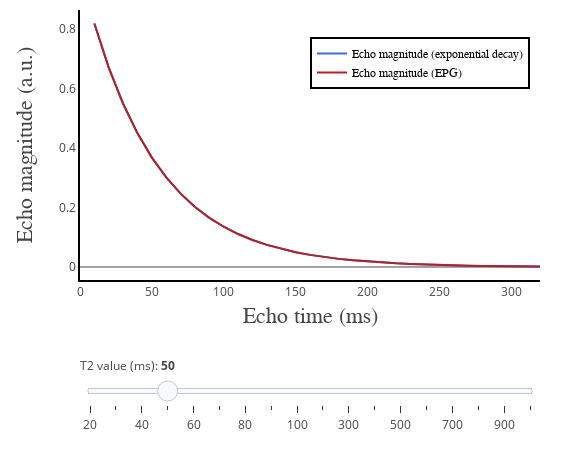

This figure's notebook cell:
### Code cell
# Python code to generate interactive figure

init_notebook_mode(connected=True)

data1 = [dict(
        visible = False,
        line=dict(color='royalblue'),
        x = t,
        y = np.squeeze(np.asarray(echoes_mono_t2[ii,:])),
        name = 'Echo magnitude (exponential decay)',
        text = 'Echo magnitude (exponential decay)',
        hoverinfo = 'x+y+text') for ii in range(len(T2))]

data1[3]['visible'] = True

data2 = [dict(
        visible = False,
        line=dict(color='firebrick'),
        x = t,
        y = np.squeeze(np.asarray(echoes_epg_t2[ii,:])),
        name = 'Echo magnitude (EPG)',
        text = 'Echo magnitude (EPG)',
        hoverinfo = 'x+y+text') for ii in range(len(T2))]

data2[3]['visible'] = True

data = data1 + data2

steps = []
for i in range(len(T2)):
    step = dict(
        method = 'restyle',  
        args = ['visible', [False] * len(data1)],
        label = str(T2[i])
        )
    step['args'][1][i] = True # Toggle i'th trace to "visible"
    steps.append(step)

sliders=[
    dict(
        x = 0,
        y = -0.09,
        active = 3,
        currentvalue = {"prefix": "T2 value (ms): <b>"},
        pad = {"t": 50, "b": 10},
        steps = steps)]

layout = go.Layout(
    width=580,
    height=450,
    margin=go.layout.Margin(
        l=80,
        r=40,
        b=60,
        t=10,
    ),
    annotations=[
        dict(
            x=0.50,
            y=-0.18,
            showarrow=False,
            text='Echo time (ms)',
            font=dict(
                family='Times New Roman',
                size=22
            ),
            xref='paper',
            yref='paper'
        ),
        dict(
            x=-0.15,
            y=0.5,
            showarrow=False,
            text='Echo magnitude (a.u.)',
            font=dict(
                family='Times New Roman',
                size=22
            ),
            textangle=-90,
            xref='paper',
            yref='paper'
        )
    ],
    xaxis=dict(
        autorange=False,
        range=[0, t[-1]],
        showgrid=False,
        linecolor='black',
        linewidth=2
    ),
    yaxis=dict(
        autorange=True,
        showgrid=False,
        linecolor='black',
        linewidth=2
    ),
    legend=dict(
        x=0.5,
        y=0.9,
        traceorder='normal',
        font=dict(
            family='Times New Roman',
            size=12,
            color='#000'
        ),
        bordercolor='#000000',
        borderwidth=2
    ), 
    sliders=sliders
)

fig = dict(data=data, layout=layout)

iplot(fig, filename = 'basic-line', config = config)

### Figure 1 — Plotly figure (JSON) as saved in the notebook; plotly's stock layout.template omitted (floating-point values rounded to 4 significant figures)
{"data": [{"hoverinfo": "x+y+text", "line": {"color": "royalblue"}, "name": "Echo magnitude (exponential decay)", "text": "Echo magnitude (exponential decay)", "type": "scatter", "uid": "93971054-d5a0-47a1-b7a9-811bda0a70ec", "visible": false, "x": [10, 20, 30, 40, 50, 60, 70, 80, 90, 100, 110, 120, 130, 140, 150, 160, 170, 180, 190, 200, 210, 220, 230, 240, 250, 260, 270, 280, 290, 300, 310, 320], "y": [0.6065, 0.3679, 0.2231, 0.1353, 0.08208, 0.04979, 0.0302, 0.01832, 0.01111, 0.006738, 0.004087, 0.002479, 0.001503, 0.0009119, 0.0005531, 0.0003355, 0.0002035, 0.0001234, 7.485e-05, 4.54e-05, 2.754e-05, 1.67e-05, 1.013e-05, 6.144e-06, 3.727e-06, 2.26e-06, 1.371e-06, 8.315e-07, 5.043e-07, 3.059e-07, 1.855e-07, 1.125e-07]}, {"hoverinfo": "x+y+text", "line": {"color": "royalblue"}, "name": "Echo magnitude (exponential decay)", "text": "Echo magnitude (exponential decay)", "type": "scatter", "uid": "a8a03b04-cb91-472c-b389-4fb36224355f", "visible": false, "x": [10, 20, 30, 40, 50, 60, 70, 80, 90, 100, 110, 120, 130, 140, 150, 160, 170, 180, 190, 200, 210, 220, 230, 240, 250, 260, 270, 280, 290, 300, 310, 320], "y": [0.7165, 0.5134, 0.3679, 0.2636, 0.1889, 0.1353, 0.09697, 0.06948, 0.04979, 0.03567, 0.02556, 0.01832, 0.01312, 0.009404, 0.006738, 0.004828, 0.003459, 0.002479, 0.001776, 0.001273, 0.0009119, 0.0006534, 0.0004682, 0.0003355, 0.0002404, 0.0001722, 0.0001234, 8.843e-05, 6.336e-05, 4.54e-05, 3.253e-05, 2.331e-05]}, {"hoverinfo": "x+y+text", "line": {"color": "royalblue"}, "name": "Echo magnitude (exponential decay)", "text": "Echo magnitude (exponential decay)", "type": "scatter", "uid": "b7e2bc55-63e9-4e7d-8129-4aaa7084f9cf", "visible": false, "x": [10, 20, 30, 40, 50, 60, 70, 80, 90, 100, 110, 120, 130, 140, 150, 160, 170, 180, 190, 200, 210, 220, 230, 240, 250, 260, 270, 280, 290, 300, 310, 320], "y": [0.7788, 0.6065, 0.4724, 0.3679, 0.2865, 0.2231, 0.1738, 0.1353, 0.1054, 0.08208, 0.06393, 0.04979, 0.03877, 0.0302, 0.02352, 0.01832, 0.01426, 0.01111, 0.008652, 0.006738, 0.005248, 0.004087, 0.003183, 0.002479, 0.00193, 0.001503, 0.001171, 0.0009119, 0.0007102, 0.0005531, 0.0004307, 0.0003355]}, {"hoverinfo": "x+y+text", "line": {"color": "royalblue"}, "name": "Echo magnitude (exponential decay)", "text": "Echo magnitude (exponential decay)", "type": "scatter", "uid": "01f2fc76-f57e-4839-8aca-01944b29a49e", "visible": true, "x": [10, 20, 30, 40, 50, 60, 70, 80, 90, 100, 110, 120, 130, 140, 150, 160, 170, 180, 190, 200, 210, 220, 230, 240, 250, 260, 270, 280, 290, 300, 310, 320], "y": [0.8187, 0.6703, 0.5488, 0.4493, 0.3679, 0.3012, 0.2466, 0.2019, 0.1653, 0.1353, 0.1108, 0.09072, 0.07427, 0.06081, 0.04979, 0.04076, 0.03337, 0.02732, 0.02237, 0.01832, 0.015, 0.01228, 0.01005, 0.00823, 0.006738, 0.005517, 0.004517, 0.003698, 0.003028, 0.002479, 0.002029, 0.001662]}, {"hoverinfo": "x+y+text", "line": {"color": "royalblue"}, "name": "Echo magnitude (exponential decay)", "text": "Echo magnitude (exponential decay)", "type": "scatter", "uid": "64a0d93d-e4f7-4da1-84d0-073f376db299", "visible": false, "x": [10, 20, 30, 40, 50, 60, 70, 80, 90, 100, 110, 120, 130, 140, 150, 160, 170, 180, 190, 200, 210, 220, 230, 240, 250, 260, 270, 280, 290, 300, 310, 320], "y": [0.8465, 0.7165, 0.6065, 0.5134, 0.4346, 0.3679, 0.3114, 0.2636, 0.2231, 0.1889, 0.1599, 0.1353, 0.1146, 0.09697, 0.08208, 0.06948, 0.05882, 0.04979, 0.04214, 0.03567, 0.0302, 0.02556, 0.02164, 0.01832, 0.0155, 0.01312, 0.01111, 0.009404, 0.00796, 0.006738, 0.005704, 0.004828]}, {"hoverinfo": "x+y+text", "line": {"color": "royalblue"}, "name": "Echo magnitude (exponential decay)", "text": "Echo magnitude (exponential decay)", "type": "scatter", "uid": "9e41f205-55c5-4328-b329-f905b0e130ff", "visible": false, "x": [10, 20, 30, 40, 50, 60, 70, 80, 90, 100, 110, 120, 130, 140, 150, 160, 170, 180, 190, 200, 210, 220, 230, 240, 250, 260, 270, 280, 290, 300, 310, 320], "y": [0.8669, 0.7515, 0.6514, 0.5647, 0.4895, 0.4244, 0.3679, 0.3189, 0.2765, 0.2397, 0.2077, 0.1801, 0.1561, 0.1353, 0.1173, 0.1017, 0.08816, 0.07643, 0.06625, 0.05743, 0.04979, 0.04316, 0.03741, 0.03243, 0.02812, 0.02437, 0.02113, 0.01832, 0.01588, 0.01376, 0.01193, 0.01034]}, {"hoverinfo": "x+y+text", "line": {"color": "royalblue"}, "name": "Echo magnitude (exponential decay)", "text": "Echo magnitude (exponential decay)", "type": "scatter", "uid": "27070582-41bb-4bd7-8df3-97029b5a1ab1", "visible": false, "x": [10, 20, 30, 40, 50, 60, 70, 80, 90, 100, 110, 120, 130, 140, 150, 160, 170, 180, 190, 200, 210, 220, 230, 240, 250, 260, 270, 280, 290, 300, 310, 320], "y": [0.8825, 0.7788, 0.6873, 0.6065, 0.5353, 0.4724, 0.4169, 0.3679, 0.3247, 0.2865, 0.2528, 0.2231, 0.1969, 0.1738, 0.1534, 0.1353, 0.1194, 0.1054, 0.09301, 0.08208, 0.07244, 0.06393, 0.05642, 0.04979, 0.04394, 0.03877, 0.03422, 0.0302, 0.02665, 0.02352, 0.02075, 0.01832]}, {"hoverinfo": "x+y+text", "line": {"color": "royalblue"}, "name": "Echo magnitude (exponential decay)", "text": "Echo magnitude (exponential decay)", "type": "scatter", "uid": "a985bb15-0a78-4ab4-8a5c-8690930c7b52", "visible": false, "x": [10, 20, 30, 40, 50, 60, 70, 80, 90, 100, 110, 120, 130, 140, 150, 160, 170, 180, 190, 200, 210, 220, 230, 240, 250, 260, 270, 280, 290, 300, 310, 320], "y": [0.8948, 0.8007, 0.7165, 0.6412, 0.5738, 0.5134, 0.4594, 0.4111, 0.3679, 0.3292, 0.2946, 0.2636, 0.2359, 0.2111, 0.1889, 0.169, 0.1512, 0.1353, 0.1211, 0.1084, 0.09697, 0.08677, 0.07765, 0.06948, 0.06218, 0.05564, 0.04979, 0.04455, 0.03987, 0.03567, 0.03192, 0.02857]}, {"hoverinfo": "x+y+text", "line": {"color": "royalblue"}, "name": "Echo magnitude (exponential decay)", "text": "Echo magnitude (exponential decay)", "type": "scatter", "uid": "2d677069-8c10-4925-9533-34db406ff57e", "visible": false, "x": [10, 20, 30, 40, 50, 60, 70, 80, 90, 100, 110, 120, 130, 140, 150, 160, 170, 180, 190, 200, 210, 220, 230, 240, 250, 260, 270, 280, 290, 300, 310, 320], "y": [0.9048, 0.8187, 0.7408, 0.6703, 0.6065, 0.5488, 0.4966, 0.4493, 0.4066, 0.3679, 0.3329, 0.3012, 0.2725, 0.2466, 0.2231, 0.2019, 0.1827, 0.1653, 0.1496, 0.1353, 0.1225, 0.1108, 0.1003, 0.09072, 0.08208, 0.07427, 0.06721, 0.06081, 0.05502, 0.04979, 0.04505, 0.04076]}, {"hoverinfo": "x+y+text", "line": {"color": "royalblue"}, "name": "Echo magnitude (exponential decay)", "text": "Echo magnitude (exponential decay)", "type": "scatter", "uid": "3a55bffd-4e53-4ad6-8a30-60921e52f3a8", "visible": false, "x": [10, 20, 30, 40, 50, 60, 70, 80, 90, 100, 110, 120, 130, 140, 150, 160, 170, 180, 190, 200, 210, 220, 230, 240, 250, 260, 270, 280, 290, 300, 310, 320], "y": [0.9512, 0.9048, 0.8607, 0.8187, 0.7788, 0.7408, 0.7047, 0.6703, 0.6376, 0.6065, 0.5769, 0.5488, 0.522, 0.4966, 0.4724, 0.4493, 0.4274, 0.4066, 0.3867, 0.3679, 0.3499, 0.3329, 0.3166, 0.3012, 0.2865, 0.2725, 0.2592, 0.2466, 0.2346, 0.2231, 0.2122, 0.2019]}, {"hoverinfo": "x+y+text", "line": {"color": "royalblue"}, "name": "Echo magnitude (exponential decay)", "text": "Echo magnitude (exponential decay)", "type": "scatter", "uid": "b029415a-51a2-47af-9758-d4af74f7f749", "visible": false, "x": [10, 20, 30, 40, 50, 60, 70, 80, 90, 100, 110, 120, 130, 140, 150, 160, 170, 180, 190, 200, 210, 220, 230, 240, 250, 260, 270, 280, 290, 300, 310, 320], "y": [0.9672, 0.9355, 0.9048, 0.8752, 0.8465, 0.8187, 0.7919, 0.7659, 0.7408, 0.7165, 0.693, 0.6703, 0.6483, 0.6271, 0.6065, 0.5866, 0.5674, 0.5488, 0.5308, 0.5134, 0.4966, 0.4803, 0.4646, 0.4493, 0.4346, 0.4204, 0.4066, 0.3932, 0.3803, 0.3679, 0.3558, 0.3442]}, {"hoverinfo": "x+y+text", "line": {"color": "royalblue"}, "name": "Echo magnitude (exponential decay)", "text": "Echo magnitude (exponential decay)", "type": "scatter", "uid": "7af9a93d-4e67-4ba7-a5c5-638ee2bd16a4", "visible": false, "x": [10, 20, 30, 40, 50, 60, 70, 80, 90, 100, 110, 120, 130, 140, 150, 160, 170, 180, 190, 200, 210, 220, 230, 240, 250, 260, 270, 280, 290, 300, 310, 320], "y": [0.9753, 0.9512, 0.9277, 0.9048, 0.8825, 0.8607, 0.8395, 0.8187, 0.7985, 0.7788, 0.7596, 0.7408, 0.7225, 0.7047, 0.6873, 0.6703, 0.6538, 0.6376, 0.6219, 0.6065, 0.5916, 0.5769, 0.5627, 0.5488, 0.5353, 0.522, 0.5092, 0.4966, 0.4843, 0.4724, 0.4607, 0.4493]}, {"hoverinfo": "x+y+text", "line": {"color": "royalblue"}, "name": "Echo magnitude (exponential decay)", "text": "Echo magnitude (exponential decay)", "type": "scatter", "uid": "5cc299a3-2f94-4e8f-87ab-0b92687035f2", "visible": false, "x": [10, 20, 30, 40, 50, 60, 70, 80, 90, 100, 110, 120, 130, 140, 150, 160, 170, 180, 190, 200, 210, 220, 230, 240, 250, 260, 270, 280, 290, 300, 310, 320], "y": [0.9802, 0.9608, 0.9418, 0.9231, 0.9048, 0.8869, 0.8694, 0.8521, 0.8353, 0.8187, 0.8025, 0.7866, 0.7711, 0.7558, 0.7408, 0.7261, 0.7118, 0.6977, 0.6839, 0.6703, 0.657, 0.644, 0.6313, 0.6188, 0.6065, 0.5945, 0.5827, 0.5712, 0.5599, 0.5488, 0.5379, 0.5273]}, {"hoverinfo": "x+y+text", "line": {"color": "royalblue"}, "name": "Echo magnitude (exponential decay)", "text": "Echo magnitude (exponential decay)", "type": "scatter", "uid": "5c676c59-0a1e-4396-ba3b-bf9c8e4721e8", "visible": false, "x": [10, 20, 30, 40, 50, 60, 70, 80, 90, 100, 110, 120, 130, 140, 150, 160, 170, 180, 190, 200, 210, 220, 230, 240, 250, 260, 270, 280, 290, 300, 310, 320], "y": [0.9835, 0.9672, 0.9512, 0.9355, 0.92, 0.9048, 0.8899, 0.8752, 0.8607, 0.8465, 0.8325, 0.8187, 0.8052, 0.7919, 0.7788, 0.7659, 0.7533, 0.7408, 0.7286, 0.7165, 0.7047, 0.693, 0.6816, 0.6703, 0.6592, 0.6483, 0.6376, 0.6271, 0.6167, 0.6065, 0.5965, 0.5866]}, {"hoverinfo": "x+y+text", "line": {"color": "royalblue"}, "name": "Echo magnitude (exponential decay)", "text": "Echo magnitude (exponential decay)", "type": "scatter", "uid": "72df4b2b-df3d-40b2-9903-2777a883b361", "visible": false, "x": [10, 20, 30, 40, 50, 60, 70, 80, 90, 100, 110, 120, 130, 140, 150, 160, 170, 180, 190, 200, 210, 220, 230, 240, 250, 260, 270, 280, 290, 300, 310, 320], "y": [0.9858, 0.9718, 0.958, 0.9445, 0.9311, 0.9179, 0.9048, 0.892, 0.8794, 0.8669, 0.8546, 0.8425, 0.8305, 0.8187, 0.8071, 0.7957, 0.7844, 0.7733, 0.7623, 0.7515, 0.7408, 0.7303, 0.72, 0.7097, 0.6997, 0.6897, 0.68, 0.6703, 0.6608, 0.6514, 0.6422, 0.6331]}, {"hoverinfo": "x+y+text", "line": {"color": "royalblue"}, "name": "Echo magnitude (exponential decay)", "text": "Echo magnitude (exponential decay)", "type": "scatter", "uid": "6166e2c1-25c8-419e-8e9c-ac3e982dc6cc", "visible": false, "x": [10, 20, 30, 40, 50, 60, 70, 80, 90, 100, 110, 120, 130, 140, 150, 160, 170, 180, 190, 200, 210, 220, 230, 240, 250, 260, 270, 280, 290, 300, 310, 320], "y": [0.9876, 0.9753, 0.9632, 0.9512, 0.9394, 0.9277, 0.9162, 0.9048, 0.8936, 0.8825, 0.8715, 0.8607, 0.85, 0.8395, 0.829, 0.8187, 0.8086, 0.7985, 0.7886, 0.7788, 0.7691, 0.7596, 0.7501, 0.7408, 0.7316, 0.7225, 0.7136, 0.7047, 0.6959, 0.6873, 0.6788, 0.6703]}, {"hoverinfo": "x+y+text", "line": {"color": "royalblue"}, "name": "Echo magnitude (exponential decay)", "text": "Echo magnitude (exponential decay)", "type": "scatter", "uid": "cd25c800-2139-4da9-8f25-fdc2956a6935", "visible": false, "x": [10, 20, 30, 40, 50, 60, 70, 80, 90, 100, 110, 120, 130, 140, 150, 160, 170, 180, 190, 200, 210, 220, 230, 240, 250, 260, 270, 280, 290, 300, 310, 320], "y": [0.989, 0.978, 0.9672, 0.9565, 0.946, 0.9355, 0.9252, 0.9149, 0.9048, 0.8948, 0.885, 0.8752, 0.8655, 0.8559, 0.8465, 0.8371, 0.8279, 0.8187, 0.8097, 0.8007, 0.7919, 0.7831, 0.7745, 0.7659, 0.7575, 0.7491, 0.7408, 0.7326, 0.7245, 0.7165, 0.7086, 0.7008]}, {"hoverinfo": "x+y+text", "line": {"color": "royalblue"}, "name": "Echo magnitude (exponential decay)", "text": "Echo magnitude (exponential decay)", "type": "scatter", "uid": "83534564-e5ea-4596-9b0d-288384a5d24b", "visible": false, "x": [10, 20, 30, 40, 50, 60, 70, 80, 90, 100, 110, 120, 130, 140, 150, 160, 170, 180, 190, 200, 210, 220, 230, 240, 250, 260, 270, 280, 290, 300, 310, 320], "y": [0.99, 0.9802, 0.9704, 0.9608, 0.9512, 0.9418, 0.9324, 0.9231, 0.9139, 0.9048, 0.8958, 0.8869, 0.8781, 0.8694, 0.8607, 0.8521, 0.8437, 0.8353, 0.827, 0.8187, 0.8106, 0.8025, 0.7945, 0.7866, 0.7788, 0.7711, 0.7634, 0.7558, 0.7483, 0.7408, 0.7334, 0.7261]}, {"hoverinfo": "x+y+text", "line": {"color": "firebrick"}, "name": "Echo magnitude (EPG)", "text": "Echo magnitude (EPG)", "type": "scatter", "uid": "4b64ebd1-548f-43c8-8dd6-8ef416247e63", "visible": false, "x": [10, 20, 30, 40, 50, 60, 70, 80, 90, 100, 110, 120, 130, 140, 150, 160, 170, 180, 190, 200, 210, 220, 230, 240, 250, 260, 270, 280, 290, 300, 310, 320], "y": [0.6065, 0.3679, 0.2231, 0.1353, 0.08208, 0.04979, 0.0302, 0.01832, 0.01111, 0.006738, 0.004087, 0.002479, 0.001503, 0.0009119, 0.0005531, 0.0003355, 0.0002035, 0.0001234, 7.485e-05, 4.54e-05, 2.754e-05, 1.67e-05, 1.013e-05, 6.144e-06, 3.727e-06, 2.26e-06, 1.371e-06, 8.315e-07, 5.043e-07, 3.059e-07, 1.855e-07, 1.125e-07]}, {"hoverinfo": "x+y+text", "line": {"color": "firebrick"}, "name": "Echo magnitude (EPG)", "text": "Echo magnitude (EPG)", "type": "scatter", "uid": "9322edfe-3a11-4368-91ea-03e2b011ba6d", "visible": false, "x": [10, 20, 30, 40, 50, 60, 70, 80, 90, 100, 110, 120, 130, 140, 150, 160, 170, 180, 190, 200, 210, 220, 230, 240, 250, 260, 270, 280, 290, 300, 310, 320], "y": [0.7165, 0.5134, 0.3679, 0.2636, 0.1889, 0.1353, 0.09697, 0.06948, 0.04979, 0.03567, 0.02556, 0.01832, 0.01312, 0.009404, 0.006738, 0.004828, 0.003459, 0.002479, 0.001776, 0.001273, 0.0009119, 0.0006534, 0.0004682, 0.0003355, 0.0002404, 0.0001722, 0.0001234, 8.843e-05, 6.336e-05, 4.54e-05, 3.253e-05, 2.331e-05]}, {"hoverinfo": "x+y+text", "line": {"color": "firebrick"}, "name": "Echo magnitude (EPG)", "text": "Echo magnitude (EPG)", "type": "scatter", "uid": "d633b961-63c7-42dc-b4f1-7d0469d4cf3f", "visible": false, "x": [10, 20, 30, 40, 50, 60, 70, 80, 90, 100, 110, 120, 130, 140, 150, 160, 170, 180, 190, 200, 210, 220, 230, 240, 250, 260, 270, 280, 290, 300, 310, 320], "y": [0.7788, 0.6065, 0.4724, 0.3679, 0.2865, 0.2231, 0.1738, 0.1353, 0.1054, 0.08208, 0.06393, 0.04979, 0.03877, 0.0302, 0.02352, 0.01832, 0.01426, 0.01111, 0.008652, 0.006738, 0.005248, 0.004087, 0.003183, 0.002479, 0.00193, 0.001503, 0.001171, 0.0009119, 0.0007102, 0.0005531, 0.0004307, 0.0003355]}, {"hoverinfo": "x+y+text", "line": {"color": "firebrick"}, "name": "Echo magnitude (EPG)", "text": "Echo magnitude (EPG)", "type": "scatter", "uid": "e79b2176-dbdb-48b6-8f63-3d4d3f6adc7a", "visible": true, "x": [10, 20, 30, 40, 50, 60, 70, 80, 90, 100, 110, 120, 130, 140, 150, 160, 170, 180, 190, 200, 210, 220, 230, 240, 250, 260, 270, 280, 290, 300, 310, 320], "y": [0.8187, 0.6703, 0.5488, 0.4493, 0.3679, 0.3012, 0.2466, 0.2019, 0.1653, 0.1353, 0.1108, 0.09072, 0.07427, 0.06081, 0.04979, 0.04076, 0.03337, 0.02732, 0.02237, 0.01832, 0.015, 0.01228, 0.01005, 0.00823, 0.006738, 0.005517, 0.004517, 0.003698, 0.003028, 0.002479, 0.002029, 0.001662]}, {"hoverinfo": "x+y+text", "line": {"color": "firebrick"}, "name": "Echo magnitude (EPG)", "text": "Echo magnitude (EPG)", "type": "scatter", "uid": "2c6357e8-7cec-4448-91d8-1ffdb4fff0f5", "visible": false, "x": [10, 20, 30, 40, 50, 60, 70, 80, 90, 100, 110, 120, 130, 140, 150, 160, 170, 180, 190, 200, 210, 220, 230, 240, 250, 260, 270, 280, 290, 300, 310, 320], "y": [0.8465, 0.7165, 0.6065, 0.5134, 0.4346, 0.3679, 0.3114, 0.2636, 0.2231, 0.1889, 0.1599, 0.1353, 0.1146, 0.09697, 0.08208, 0.06948, 0.05882, 0.04979, 0.04214, 0.03567, 0.0302, 0.02556, 0.02164, 0.01832, 0.0155, 0.01312, 0.01111, 0.009404, 0.00796, 0.006738, 0.005704, 0.004828]}, {"hoverinfo": "x+y+text", "line": {"color": "firebrick"}, "name": "Echo magnitude (EPG)", "text": "Echo magnitude (EPG)", "type": "scatter", "uid": "34039635-3fb6-4215-ae1a-df208701127f", "visible": false, "x": [10, 20, 30, 40, 50, 60, 70, 80, 90, 100, 110, 120, 130, 140, 150, 160, 170, 180, 190, 200, 210, 220, 230, 240, 250, 260, 270, 280, 290, 300, 310, 320], "y": [0.8669, 0.7515, 0.6514, 0.5647, 0.4895, 0.4244, 0.3679, 0.3189, 0.2765, 0.2397, 0.2077, 0.1801, 0.1561, 0.1353, 0.1173, 0.1017, 0.08816, 0.07643, 0.06625, 0.05743, 0.04979, 0.04316, 0.03741, 0.03243, 0.02812, 0.02437, 0.02113, 0.01832, 0.01588, 0.01376, 0.01193, 0.01034]}, {"hoverinfo": "x+y+text", "line": {"color": "firebrick"}, "name": "Echo magnitude (EPG)", "text": "Echo magnitude (EPG)", "type": "scatter", "uid": "27ed0150-138c-4b54-8da2-5bf4ecfb3f5f", "visible": false, "x": [10, 20, 30, 40, 50, 60, 70, 80, 90, 100, 110, 120, 130, 140, 150, 160, 170, 180, 190, 200, 210, 220, 230, 240, 250, 260, 270, 280, 290, 300, 310, 320], "y": [0.8825, 0.7788, 0.6873, 0.6065, 0.5353, 0.4724, 0.4169, 0.3679, 0.3247, 0.2865, 0.2528, 0.2231, 0.1969, 0.1738, 0.1534, 0.1353, 0.1194, 0.1054, 0.09301, 0.08208, 0.07244, 0.06393, 0.05642, 0.04979, 0.04394, 0.03877, 0.03422, 0.0302, 0.02665, 0.02352, 0.02075, 0.01832]}, {"hoverinfo": "x+y+text", "line": {"color": "firebrick"}, "name": "Echo magnitude (EPG)", "text": "Echo magnitude (EPG)", "type": "scatter", "uid": "785fea1e-fe18-4796-9021-109fd16496d8", "visible": false, "x": [10, 20, 30, 40, 50, 60, 70, 80, 90, 100, 110, 120, 130, 140, 150, 160, 170, 180, 190, 200, 210, 220, 230, 240, 250, 260, 270, 280, 290, 300, 310, 320], "y": [0.8948, 0.8007, 0.7165, 0.6412, 0.5738, 0.5134, 0.4594, 0.4111, 0.3679, 0.3292, 0.2946, 0.2636, 0.2359, 0.2111, 0.1889, 0.169, 0.1512, 0.1353, 0.1211, 0.1084, 0.09697, 0.08677, 0.07765, 0.06948, 0.06218, 0.05564, 0.04979, 0.04455, 0.03987, 0.03567, 0.03192, 0.02857]}, {"hoverinfo": "x+y+text", "line": {"color": "firebrick"}, "name": "Echo magnitude (EPG)", "text": "Echo magnitude (EPG)", "type": "scatter", "uid": "341c90cd-8c2c-4a97-a312-75c31f4e60bb", "visible": false, "x": [10, 20, 30, 40, 50, 60, 70, 80, 90, 100, 110, 120, 130, 140, 150, 160, 170, 180, 190, 200, 210, 220, 230, 240, 250, 260, 270, 280, 290, 300, 310, 320], "y": [0.9048, 0.8187, 0.7408, 0.6703, 0.6065, 0.5488, 0.4966, 0.4493, 0.4066, 0.3679, 0.3329, 0.3012, 0.2725, 0.2466, 0.2231, 0.2019, 0.1827, 0.1653, 0.1496, 0.1353, 0.1225, 0.1108, 0.1003, 0.09072, 0.08208, 0.07427, 0.06721, 0.06081, 0.05502, 0.04979, 0.04505, 0.04076]}, {"hoverinfo": "x+y+text", "line": {"color": "firebrick"}, "name": "Echo magnitude (EPG)", "text": "Echo magnitude (EPG)", "type": "scatter", "uid": "0bee71c3-04c5-414c-b500-b6890937c1c7", "visible": false, "x": [10, 20, 30, 40, 50, 60, 70, 80, 90, 100, 110, 120, 130, 140, 150, 160, 170, 180, 190, 200, 210, 220, 230, 240, 250, 260, 270, 280, 290, 300, 310, 320], "y": [0.9512, 0.9048, 0.8607, 0.8187, 0.7788, 0.7408, 0.7047, 0.6703, 0.6376, 0.6065, 0.5769, 0.5488, 0.522, 0.4966, 0.4724, 0.4493, 0.4274, 0.4066, 0.3867, 0.3679, 0.3499, 0.3329, 0.3166, 0.3012, 0.2865, 0.2725, 0.2592, 0.2466, 0.2346, 0.2231, 0.2122, 0.2019]}, {"hoverinfo": "x+y+text", "line": {"color": "firebrick"}, "name": "Echo magnitude (EPG)", "text": "Echo magnitude (EPG)", "type": "scatter", "uid": "5b6ed08c-1bb9-4026-a065-063d2da73f4b", "visible": false, "x": [10, 20, 30, 40, 50, 60, 70, 80, 90, 100, 110, 120, 130, 140, 150, 160, 170, 180, 190, 200, 210, 220, 230, 240, 250, 260, 270, 280, 290, 300, 310, 320], "y": [0.9672, 0.9355, 0.9048, 0.8752, 0.8465, 0.8187, 0.7919, 0.7659, 0.7408, 0.7165, 0.693, 0.6703, 0.6483, 0.6271, 0.6065, 0.5866, 0.5674, 0.5488, 0.5308, 0.5134, 0.4966, 0.4803, 0.4646, 0.4493, 0.4346, 0.4204, 0.4066, 0.3932, 0.3803, 0.3679, 0.3558, 0.3442]}, {"hoverinfo": "x+y+text", "line": {"color": "firebrick"}, "name": "Echo magnitude (EPG)", "text": "Echo magnitude (EPG)", "type": "scatter", "uid": "5c215d9c-9b63-429d-b0dd-f95caf3a8a99", "visible": false, "x": [10, 20, 30, 40, 50, 60, 70, 80, 90, 100, 110, 120, 130, 140, 150, 160, 170, 180, 190, 200, 210, 220, 230, 240, 250, 260, 270, 280, 290, 300, 310, 320], "y": [0.9753, 0.9512, 0.9277, 0.9048, 0.8825, 0.8607, 0.8395, 0.8187, 0.7985, 0.7788, 0.7596, 0.7408, 0.7225, 0.7047, 0.6873, 0.6703, 0.6538, 0.6376, 0.6219, 0.6065, 0.5916, 0.5769, 0.5627, 0.5488, 0.5353, 0.522, 0.5092, 0.4966, 0.4843, 0.4724, 0.4607, 0.4493]}, {"hoverinfo": "x+y+text", "line": {"color": "firebrick"}, "name": "Echo magnitude (EPG)", "text": "Echo magnitude (EPG)", "type": "scatter", "uid": "b0918890-6fa2-4329-9ebd-3de6839430cb", "visible": false, "x": [10, 20, 30, 40, 50, 60, 70, 80, 90, 100, 110, 120, 130, 140, 150, 160, 170, 180, 190, 200, 210, 220, 230, 240, 250, 260, 270, 280, 290, 300, 310, 320], "y": [0.9802, 0.9608, 0.9418, 0.9231, 0.9048, 0.8869, 0.8694, 0.8521, 0.8353, 0.8187, 0.8025, 0.7866, 0.7711, 0.7558, 0.7408, 0.7261, 0.7118, 0.6977, 0.6839, 0.6703, 0.657, 0.644, 0.6313, 0.6188, 0.6065, 0.5945, 0.5827, 0.5712, 0.5599, 0.5488, 0.5379, 0.5273]}, {"hoverinfo": "x+y+text", "line": {"color": "firebrick"}, "name": "Echo magnitude (EPG)", "text": "Echo magnitude (EPG)", "type": "scatter", "uid": "dd131d5b-86c4-43ac-bc8d-0ddb4fd4c0d4", "visible": false, "x": [10, 20, 30, 40, 50, 60, 70, 80, 90, 100, 110, 120, 130, 140, 150, 160, 170, 180, 190, 200, 210, 220, 230, 240, 250, 260, 270, 280, 290, 300, 310, 320], "y": [0.9835, 0.9672, 0.9512, 0.9355, 0.92, 0.9048, 0.8899, 0.8752, 0.8607, 0.8465, 0.8325, 0.8187, 0.8052, 0.7919, 0.7788, 0.7659, 0.7533, 0.7408, 0.7286, 0.7165, 0.7047, 0.693, 0.6816, 0.6703, 0.6592, 0.6483, 0.6376, 0.6271, 0.6167, 0.6065, 0.5965, 0.5866]}, {"hoverinfo": "x+y+text", "line": {"color": "firebrick"}, "name": "Echo magnitude (EPG)", "text": "Echo magnitude (EPG)", "type": "scatter", "uid": "ede1479c-37f9-42d4-9b6c-18f228533170", "visible": false, "x": [10, 20, 30, 40, 50, 60, 70, 80, 90, 100, 110, 120, 130, 140, 150, 160, 170, 180, 190, 200, 210, 220, 230, 240, 250, 260, 270, 280, 290, 300, 310, 320], "y": [0.9858, 0.9718, 0.958, 0.9445, 0.9311, 0.9179, 0.9048, 0.892, 0.8794, 0.8669, 0.8546, 0.8425, 0.8305, 0.8187, 0.8071, 0.7957, 0.7844, 0.7733, 0.7623, 0.7515, 0.7408, 0.7303, 0.72, 0.7097, 0.6997, 0.6897, 0.68, 0.6703, 0.6608, 0.6514, 0.6422, 0.6331]}, {"hoverinfo": "x+y+text", "line": {"color": "firebrick"}, "name": "Echo magnitude (EPG)", "text": "Echo magnitude (EPG)", "type": "scatter", "uid": "a449956f-f57f-4f56-9e77-3a0cdc06b402", "visible": false, "x": [10, 20, 30, 40, 50, 60, 70, 80, 90, 100, 110, 120, 130, 140, 150, 160, 170, 180, 190, 200, 210, 220, 230, 240, 250, 260, 270, 280, 290, 300, 310, 320], "y": [0.9876, 0.9753, 0.9632, 0.9512, 0.9394, 0.9277, 0.9162, 0.9048, 0.8936, 0.8825, 0.8715, 0.8607, 0.85, 0.8395, 0.829, 0.8187, 0.8086, 0.7985, 0.7886, 0.7788, 0.7691, 0.7596, 0.7501, 0.7408, 0.7316, 0.7225, 0.7136, 0.7047, 0.6959, 0.6873, 0.6788, 0.6703]}, {"hoverinfo": "x+y+text", "line": {"color": "firebrick"}, "name": "Echo magnitude (EPG)", "text": "Echo magnitude (EPG)", "type": "scatter", "uid": "6c523b73-680e-4fda-b5ab-181911e95405", "visible": false, "x": [10, 20, 30, 40, 50, 60, 70, 80, 90, 100, 110, 120, 130, 140, 150, 160, 170, 180, 190, 200, 210, 220, 230, 240, 250, 260, 270, 280, 290, 300, 310, 320], "y": [0.989, 0.978, 0.9672, 0.9565, 0.946, 0.9355, 0.9252, 0.9149, 0.9048, 0.8948, 0.885, 0.8752, 0.8655, 0.8559, 0.8465, 0.8371, 0.8279, 0.8187, 0.8097, 0.8007, 0.7919, 0.7831, 0.7745, 0.7659, 0.7575, 0.7491, 0.7408, 0.7326, 0.7245, 0.7165, 0.7086, 0.7008]}, {"hoverinfo": "x+y+text", "line": {"color": "firebrick"}, "name": "Echo magnitude (EPG)", "text": "Echo magnitude (EPG)", "type": "scatter", "uid": "8e1181ca-6180-4e1f-bbdf-4308a2ca87cd", "visible": false, "x": [10, 20, 30, 40, 50, 60, 70, 80, 90, 100, 110, 120, 130, 140, 150, 160, 170, 180, 190, 200, 210, 220, 230, 240, 250, 260, 270, 280, 290, 300, 310, 320], "y": [0.99, 0.9802, 0.9704, 0.9608, 0.9512, 0.9418, 0.9324, 0.9231, 0.9139, 0.9048, 0.8958, 0.8869, 0.8781, 0.8694, 0.8607, 0.8521, 0.8437, 0.8353, 0.827, 0.8187, 0.8106, 0.8025, 0.7945, 0.7866, 0.7788, 0.7711, 0.7634, 0.7558, 0.7483, 0.7408, 0.7334, 0.7261]}], "layout": {"annotations": [{"font": {"family": "Times New Roman", "size": 22}, "showarrow": false, "text": "Echo time (ms)", "x": 0.5, "xref": "paper", "y": -0.18, "yref": "paper"}, {"font": {"family": "Times New Roman", "size": 22}, "showarrow": false, "text": "Echo magnitude (a.u.)", "textangle": -90, "x": -0.15, "xref": "paper", "y": 0.5, "yref": "paper"}], "height": 450, "legend": {"bordercolor": "#000000", "borderwidth": 2, "font": {"color": "#000", "family": "Times New Roman", "size": 12}, "traceorder": "normal", "x": 0.5, "y": 0.9}, "margin": {"b": 60, "l": 80, "r": 40, "t": 10}, "sliders": [{"active": 3, "currentvalue": {"prefix": "T2 value (ms): <b>"}, "pad": {"b": 10, "t": 50}, "steps": [{"args": ["visible", [true, false, false, false, false, false, false, false, false, false, false, false, false, false, false, false, false, false]], "label": "20", "method": "restyle"}, {"args": ["visible", [false, true, false, false, false, false, false, false, false, false, false, false, false, false, false, false, false, false]], "label": "30", "method": "restyle"}, {"args": ["visible", [false, false, true, false, false, false, false, false, false, false, false, false, false, false, false, false, false, false]], "label": "40", "method": "restyle"}, {"args": ["visible", [false, false, false, true, false, false, false, false, false, false, false, false, false, false, false, false, false, false]], "label": "50", "method": "restyle"}, {"args": ["visible", [false, false, false, false, true, false, false, false, false, false, false, false, false, false, false, false, false, false]], "label": "60", "method": "restyle"}, {"args": ["visible", [false, false, false, false, false, true, false, false, false, false, false, false, false, false, false, false, false, false]], "label": "70", "method": "restyle"}, {"args": ["visible", [false, false, false, false, false, false, true, false, false, false, false, false, false, false, false, false, false, false]], "label": "80", "method": "restyle"}, {"args": ["visible", [false, false, false, false, false, false, false, true, false, false, false, false, false, false, false, false, false, false]], "label": "90", "method": "restyle"}, {"args": ["visible", [false, false, false, false, false, false, false, false, true, false, false, false, false, false, false, false, false, false]], "label": "100", "method": "restyle"}, {"args": ["visible", [false, false, false, false, false, false, false, false, false, true, false, false, false, false, false, false, false, false]], "label": "200", "method": "restyle"}, {"args": ["visible", [false, false, false, false, false, false, false, false, false, false, true, false, false, false, false, false, false, false]], "label": "300", "method": "restyle"}, {"args": ["visible", [false, false, false, false, false, false, false, false, false, false, false, true, false, false, false, false, false, false]], "label": "400", "method": "restyle"}, {"args": ["visible", [false, false, false, false, false, false, false, false, false, false, false, false, true, false, false, false, false, false]], "label": "500", "method": "restyle"}, {"args": ["visible", [false, false, false, false, false, false, false, false, false, false, false, false, false, true, false, false, false, false]], "label": "600", "method": "restyle"}, {"args": ["visible", [false, false, false, false, false, false, false, false, false, false, false, false, false, false, true, false, false, false]], "label": "700", "method": "restyle"}, {"args": ["visible", [false, false, false, false, false, false, false, false, false, false, false, false, false, false, false, true, false, false]], "label": "800", "method": "restyle"}, {"args": ["visible", [false, false, false, false, false, false, false, false, false, false, false, false, false, false, false, false, true, false]], "label": "900", "method": "restyle"}, {"args": ["visible", [false, false, false, false, false, false, false, false, false, false, false, false, false, false, false, false, false, true]], "label": "1000", "method": "restyle"}], "x": 0, "y": -0.09}], "width": 580, "xaxis": {"autorange": false, "linecolor": "black", "linewidth": 2, "range": [0, 320], "showgrid": false}, "yaxis": {"autorange": true, "linecolor": "black", "linewidth": 2, "showgrid": false}}}
